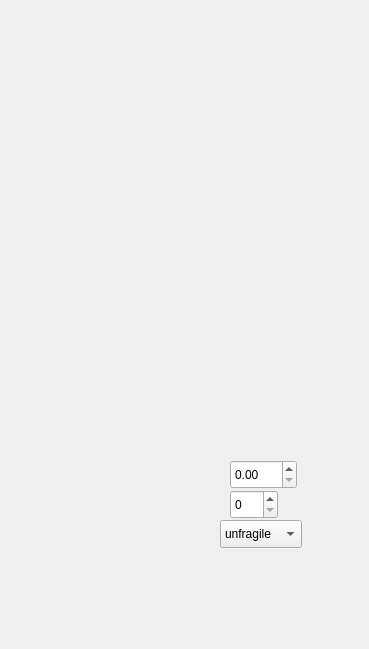
    <widget class="QWidget" name="baxi_box_user_choose_vehicle_type">
     <widget class="QLabel" name="label_20">
      <property name="geometry">
       <rect>
        <x>0</x>
        <y>0</y>
        <width>360</width>
        <height>640</height>
       </rect>
      </property>
      <property name="text">
       <string/>
      </property>
      <property name="pixmap">
       <pixmap>../image/baxi_box_user_choose_vehicle_type/baxi_box_user_choose_vehicle_type.png</pixmap>
      </property>
     </widget>
     <widget class="QPushButton" name="pushButt_go_to_baxi_baxi_box_user_choose_vehicle_type">
      <property name="geometry">
       <rect>
        <x>300</x>
        <y>390</y>
        <width>41</width>
        <height>21</height>
       </rect>
      </property>
      <property name="text">
       <string/>
      </property>
      <property name="flat">
       <bool>true</bool>
      </property>
     </widget>
     <widget class="QPushButton" name="pushButt_go_to_baxi_bar_baxi_box_user_choose_vehicle_type">
      <property name="geometry">
       <rect>
        <x>110</x>
        <y>390</y>
        <width>41</width>
        <height>21</height>
       </rect>
      </property>
      <property name="text">
       <string/>
      </property>
      <property name="flat">
       <bool>true</bool>
      </property>
     </widget>
     <widget class="QPushButton" name="pushButt_go_to_baxi_woman_baxi_box_user_choose_vehicle_type">
      <property name="geometry">
       <rect>
        <x>20</x>
        <y>390</y>
        <width>41</width>
        <height>21</height>
       </rect>
      </property>
      <property name="text">
       <string/>
      </property>
      <property name="flat">
       <bool>true</bool>
      </property>
     </widget>
     <widget class="QPushButton" name="pushButt_request_baxi_box_baxi_box_user_choose_vehicle_type">
      <property name="geometry">
       <rect>
        <x>20</x>
        <y>580</y>
        <width>321</width>
        <height>31</height>
       </rect>
      </property>
      <property name="text">
       <string/>
      </property>
      <property name="flat">
       <bool>true</bool>
      </property>
     </widget>
     <widget class="QPushButton" name="pushButt_back_baxi_box_baxi_box_user_choose_vehicle_type">
      <property name="geometry">
       <rect>
        <x>20</x>
        <y>60</y>
        <width>41</width>
        <height>31</height>
       </rect>
      </property>
      <property name="text">
       <string/>
      </property>
      <property name="flat">
       <bool>true</bool>
      </property>
     </widget>
     <widget class="QPushButton" name="pushButt_done_baxi_box_user_choose_vehicle_type">
      <property name="geometry">
       <rect>
        <x>230</x>
        <y>410</y>
        <width>61</width>
        <height>29</height>
       </rect>
      </property>
      <property name="text">
       <string/>
      </property>
      <property name="flat">
       <bool>true</bool>
      </property>
     </widget>
     <widget class="QDoubleSpinBox" name="cargo_weight_baxi_box_user_choose_vehicle_type">
      <property name="geometry">
       <rect>
        <x>230</x>
        <y>460</y>
        <width>67</width>
        <height>29</height>
       </rect>
      </property>
     </widget>
     <widget class="QSpinBox" name="cargo_value_baxi_box_user_choose_vehicle_type">
      <property name="geometry">
       <rect>
        <x>230</x>
        <y>490</y>
        <width>48</width>
        <height>29</height>
       </rect>
      </property>
     </widget>
     <widget class="QComboBox" name="cargo_type_baxi_box_user_choose_vehicle_type">
      <property name="geometry">
       <rect>
        <x>220</x>
        <y>520</y>
        <width>82</width>
        <height>28</height>
       </rect>
      </property>
      <item>
       <property name="text">
        <string>unfragile</string>
       </property>
      </item>
      <item>
       <property name="text">
        <string>fragile</string>
       </property>
      </item>
     </widget>
    </widget>
